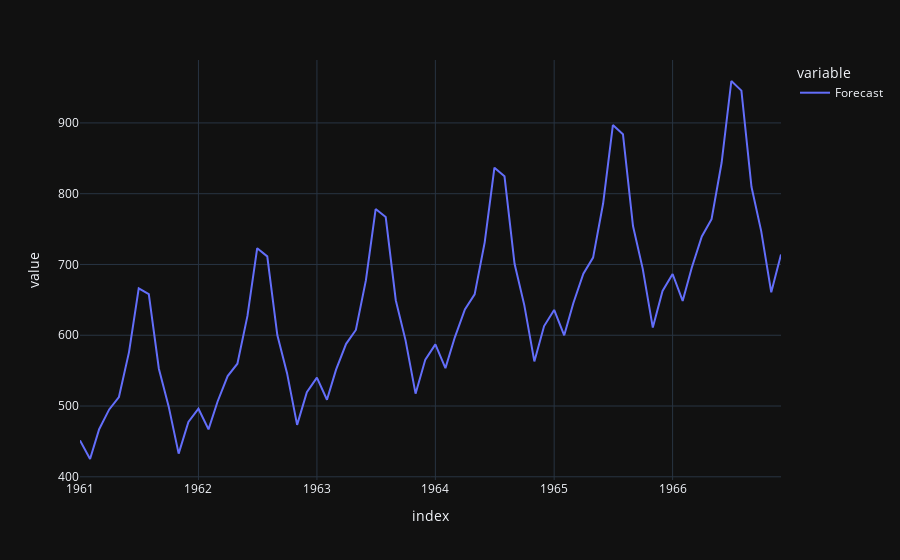

Notebook code for this chart:
### Code cell
px.line(forecast,template = 'plotly_dark')
